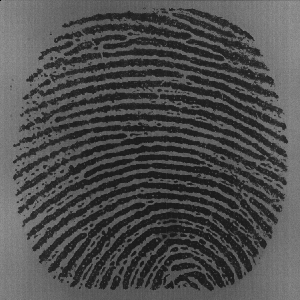
%> input picture BATCH-B17 (2020-2024)/BATCH-B17 (2020-2024)/CODE/DATASET/Arch/Arch (11).tif, 300 x 300 px
$ octave main.m   (GNU Octave 9; MATLAB toolbox functions it lacks are replaced by stand-ins)
%> lines starting %> are read from the running program, lines starting %| are printed output that depends on the picture
clc;
clear all;
close all;
close all hidden;
warning off

%% Step 1: Load Image
[filename, pathname] = uigetfile('*.*','Select the image'); % Open file selection dialog box
%> the answer given: ../../../../BATCH-B17 (2020-2024)/BATCH-B17 (2020-2024)/CODE/DATASET/Arch/Arch (11).tif
image = imread(fullfile(pathname, filename)); % Read image from graphics file
%> image is the input picture: size 300x300 uint8; min 1, max 155, mean 76.6
figure
imshow(image)
title('Input Image');

%% Step 2: Resize Image
Resize_image = imresize(image,[227 227]);
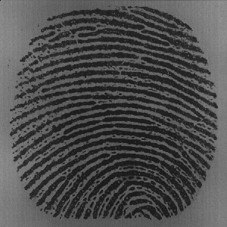
%> Resize_image: size 227x227 uint8; min 22, max 147, mean 76.6
figure
imshow(Resize_image)
title('Resize Image');

%% Step 3: Morphological Operations
se = strel('square', 3); % Define the structuring element S (adjust size and shape as needed)

% Step 3a: Dilate Image
dilated_image = imdilate(Resize_image, se);
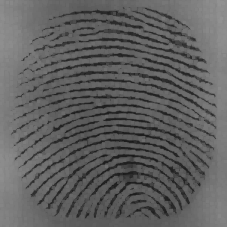
%> dilated_image: size 227x227 uint8; min 26, max 147, mean 95.6
figure
imshow(dilated_image)
title('Dilated');

% Step 3b: Erode Image
eroded_image = imerode(dilated_image, se);
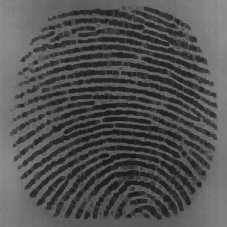
%> eroded_image: size 227x227 uint8; min 26, max 147, mean 81.5
figure
imshow(eroded_image)
title('Eroded');

% Step 3c: Opening of Image
opened_image = imopen(eroded_image, se);
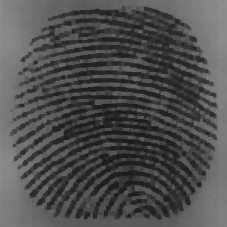
%> opened_image: size 227x227 uint8; min 26, max 141, mean 78.2
figure
imshow(opened_image)
title('After Opening');

%% Step 4: Gabor Features
wavelength = 5;
orientation = 90;
%> (the run ends here)

$ run again, on BATCH-B17 (2020-2024)/BATCH-B17 (2020-2024)/CODE/DATASET/Arch/Arch (15).tif
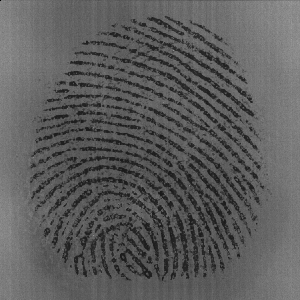
%> input picture BATCH-B17 (2020-2024)/BATCH-B17 (2020-2024)/CODE/DATASET/Arch/Arch (15).tif, 300 x 300 px
%> image is the input picture: size 300x300 uint8; min 1, max 158, mean 92.6
%> `dilated_image = imdilate(Resize_image, se);`:
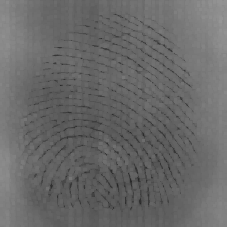
%> dilated_image: size 227x227 uint8; min 38, max 149, mean 104.8
%> `eroded_image = imerode(dilated_image, se);`:
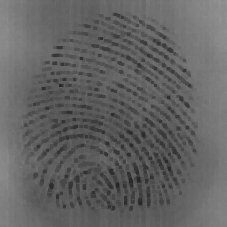
%> eroded_image: size 227x227 uint8; min 38, max 149, mean 98.8

$ run again, on BATCH-B17 (2020-2024)/BATCH-B17 (2020-2024)/CODE/DATASET/Arch/Arch (16).tif
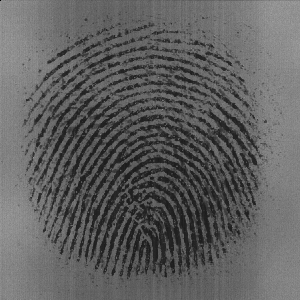
%> input picture BATCH-B17 (2020-2024)/BATCH-B17 (2020-2024)/CODE/DATASET/Arch/Arch (16).tif, 300 x 300 px
%> image is the input picture: size 300x300 uint8; min 1, max 162, mean 95.9
%> `dilated_image = imdilate(Resize_image, se);`:
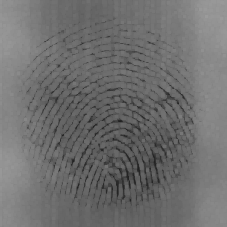
%> dilated_image: size 227x227 uint8; min 32, max 155, mean 111
%> `opened_image = imopen(eroded_image, se);`:
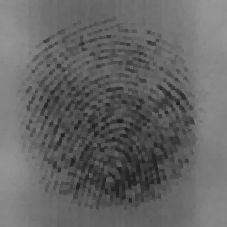
%> opened_image: size 227x227 uint8; min 32, max 152, mean 100.7

$ run again, on BATCH-B17 (2020-2024)/BATCH-B17 (2020-2024)/CODE/DATASET/Arch/Arch (18).tif
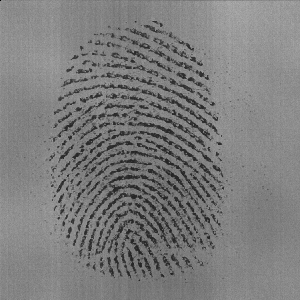
%> input picture BATCH-B17 (2020-2024)/BATCH-B17 (2020-2024)/CODE/DATASET/Arch/Arch (18).tif, 300 x 300 px
%> image is the input picture: size 300x300 uint8; min 1, max 173, mean 125.2
%> `dilated_image = imdilate(Resize_image, se);`:
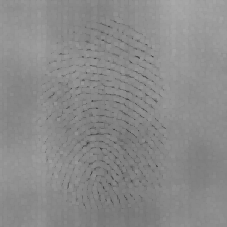
%> dilated_image: size 227x227 uint8; min 60, max 169, mean 137.7
%> `eroded_image = imerode(dilated_image, se);`:
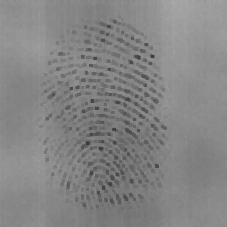
%> eroded_image: size 227x227 uint8; min 60, max 169, mean 132.7
